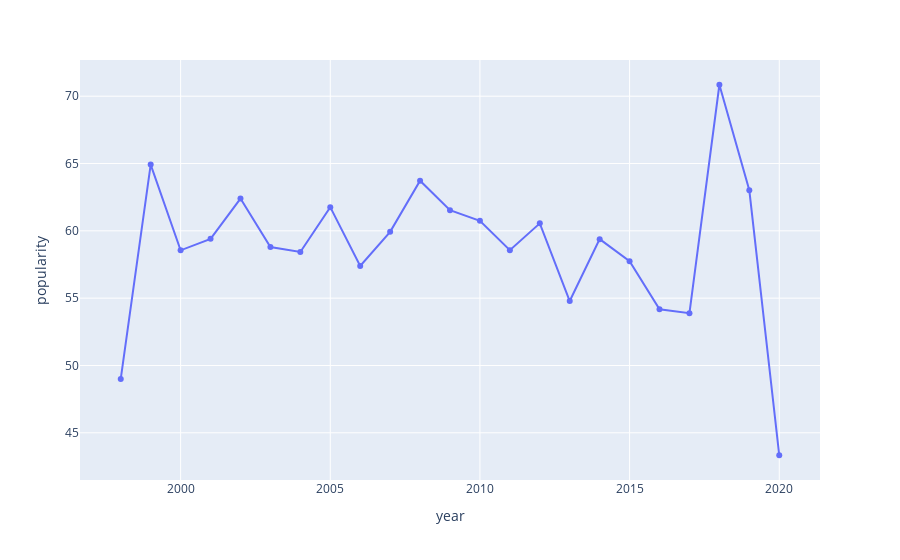

Write notebook code for a chart like this one.
### Code cell
pop_media = df.groupby('year')['popularity'].mean().reset_index()

fig = px.line(pop_media, x='year', y='popularity', markers=True)
fig.show()

### Figure 1 — Plotly figure (JSON) as saved in the notebook; plotly's stock layout.template omitted (floating-point values rounded to 4 significant figures)
{"data": [{"hovertemplate": "year=%{x}<br>popularity=%{y}<extra></extra>", "legendgroup": "", "line": {"color": "#636efa", "dash": "solid"}, "marker": {"symbol": "circle"}, "mode": "lines+markers", "name": "", "orientation": "v", "showlegend": false, "type": "scatter", "x": [1998, 1999, 2000, 2001, 2002, 2003, 2004, 2005, 2006, 2007, 2008, 2009, 2010, 2011, 2012, 2013, 2014, 2015, 2016, 2017, 2018, 2019, 2020], "xaxis": "x", "y": [49, 64.92, 58.55, 59.41, 62.4, 58.79, 58.43, 61.76, 57.39, 59.93, 63.72, 61.54, 60.75, 58.57, 60.56, 54.79, 59.38, 57.75, 54.17, 53.88, 70.85, 63.01, 43.33], "yaxis": "y"}], "layout": {"autosize": true, "legend": {"tracegroupgap": 0}, "margin": {"t": 60}, "xaxis": {"anchor": "y", "autorange": true, "domain": [0, 1], "range": [1997.0, 2021.0], "title": {"text": "year"}, "type": "linear"}, "yaxis": {"anchor": "x", "autorange": true, "domain": [0, 1], "range": [41.2, 72.98], "title": {"text": "popularity"}, "type": "linear"}}}
